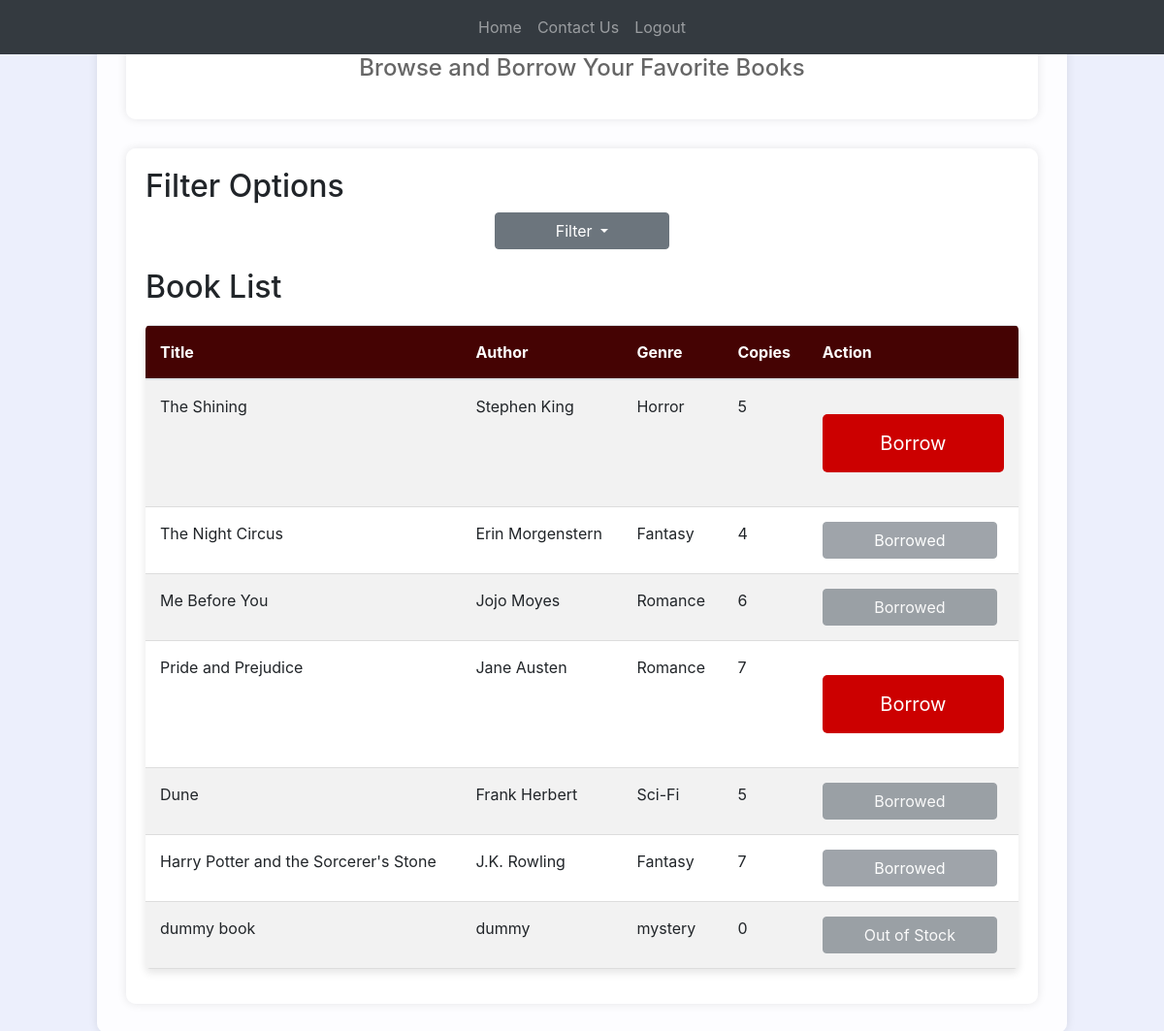
Page /book-list (signed in) on the committed database.
### website/models.py (models this page shows)
class Book(db.Model):
    id = db.Column(db.Integer, primary_key=True)  # a reference ID
    name = db.Column(db.String(150), nullable=False)  # a title
    author = db.Column(db.String(150), nullable=False)  # an author
    genre = db.Column(db.String(50), nullable=True)  # genre (optional)
    copies = db.Column(db.Integer, nullable=False)  # number of total copies
    remaining_copies = db.Column(db.Integer, nullable=False)  # number of remaining copies
    content_link = db.Column(db.String(500), nullable=True)  # link to access the book (optional)
    borrowed_books = db.relationship('BorrowedBook', backref='book')# relationship to track borrow records for this book

### website/views.py (the view)
@views.route('/book-list', methods=['GET', 'POST'])
@login_required
def book_list():
    selected_author = request.args.get('author')
    selected_genre = request.args.get('genre')
    if selected_author:
        books = Book.query.filter_by(author=selected_author).all()
    elif selected_genre:
        books = Book.query.filter_by(genre=selected_genre).all()
    else:
        books = Book.query.all()
    genres = db.session.query(Book.genre).distinct().all()
    authors = db.session.query(Book.author).distinct().all()
    borrowed_book_ids = [borrow.book_id for borrow in current_user.borrowed_books]
    return render_template('book_list.html', books=books, borrowed_book_ids=borrowed_book_ids,
                           genres=genres, authors=authors, selected_genre=selected_genre,
                           selected_author=selected_author)

### website/templates/book_list.html (shortened to what this page needs)
{% extends "base2.html" %}
{% block content %}
<div class="content-wrapper">
    <header>
        <div class="content-wrapper">
            <h1>Available Books</h1>
            <h2>Browse and Borrow Your Favorite Books</h2>
            <link rel="stylesheet" href="{{ url_for('static', filename='css/style.css') }}">
            <link rel="stylesheet" href="styles.css">
        </div>
    </header>
    <main class="book-section">
        <h2>Filter Options</h2>
        <div class="filter-section">
            <div id="filter-section">
                <button class="btn btn-secondary dropdown-toggle" type="button" id="filterDropdown" data-toggle="dropdown" aria-haspopup="true" aria-expanded="false">
                    Filter
                </button>
            </div>
        </div>
<h2>Book List</h2>
<table class="table table-striped">
    <thead>
        <tr>
            <th>Title</th>
            <th>Author</th>
            <th>Genre</th>
            <th>Copies</th>
            <th>Action</th>
        </tr>
    </thead>
    <tbody>
        {% for row in books %}
        <tr>
            <td>{{ row.name }}</td>
            <td>{{ row.author }}</td>
            <td>{{ row.genre }}</td>
            <td>{{ row.remaining_copies }}</td>
            <td>
                {% if current_user.is_admin %}
                <a href="/edit-book/{{ row.id }}">
                    <button class="btn btn-warning edit-button">
                        <i class="fas fa-cog"></i> Edit
                    </button>
                </a>
                <form action="{{ url_for('views.delete_book', book_id=row.id) }}" method="POST" style="display: inline;">
                    <button class="button" onclick="deleteBook(event, {{ row.id }})">
                        <div class="trash">
                            <div class="top">
                                <div class="paper"></div>
                            </div>
                            <div class="box"></div>
                            <div class="check">
                                <svg viewBox="0 0 8 6">
                                    <polyline points="1 3.4 2.71428571 5 7 1"></polyline>
                                </svg>
                            </div>
                        </div>
                        <span>Delete</span>
                    </button>
                </form>
                {% else %}
                {% if row.remaining_copies <= 0 %}
                <button class="btn btn-secondary" disabled>Out of Stock</button>
                {% elif row.id in borrowed_book_ids %}
                <button class="btn btn-secondary" disabled>Borrowed</button>
                {% else %}
                <form action="{{ url_for('views.borrow_book', book_id=row.id) }}" method="POST" style="display: inline;">
                    <button type="submit" class="btn btn-primary">Borrow</button>
                </form>
                {% endif %}
                {% endif %}
            </td>
        </tr>
        {% endfor %}
    </tbody>
</table>
</main>
</div>
{% endblock %}

### website/static/available_books.css (style rules this page uses)
body { background: url('L.jpg') center; background-size: cover; margin: 0; }
.content-wrapper { margin: 70px auto 0; padding: 30px; max-width: 1000px; background: rgba(255, 255, 255, 0.9); border-radius: 10px; box-shadow: 0 0 10px rgba(0, 0, 0, 0.1); }
header { text-align: center; margin-bottom: 30px; }
header h1 { font-size: 36px; color: #333; }
header h2 { font-size: 24px; color: #666; }
.book-section { margin-top: 20px; padding: 20px; border-radius: 10px; background: rgba(255, 255, 255, 0.9); box-shadow: 0 0 10px rgba(0, 0, 0, 0.1); }
.table { margin-top: 20px; border-collapse: collapse; width: 100%; background: white; border-radius: 5px; overflow: hidden; box-shadow: 0 4px 8px rgba(0, 0, 0, 0.1); }
.table thead { background: #450303; color: white; }
.table th, .table td { padding: 15px; text-align: left; border-bottom: 1px solid #ddd; }
.filter-section { margin-bottom: 20px; text-align: center; }

### website/static/styles.css (style rules this page uses)
body { height: 100vh; margin: 0; }
.btn-primary { display: block; width: 100%; margin: 20px auto; padding: 15px; background-color: #cc0000; color: white; border: none; border-radius: 5px; font-size: 20px; cursor: pointer; }

### website/static/css/style.css (style rules this page uses)
html { box-sizing: border-box; -webkit-font-smoothing: antialiased; }
* { box-sizing: inherit; }
*:before, *:after { box-sizing: inherit; }
body { min-height: 100vh; display: flex; font-family: 'Inter', Arial; justify-content: center; align-items: center; background: #eceffc; }

### website/templates/base2.html (style rules this page uses)
body { padding-top: 70px; }
.btn-secondary { background-color: grey; color: white; cursor: not-allowed; border: none; padding: 8px 16px; text-align: center; font-size: 14px; }
button { font-family: inherit; font-size: 20px; background: royalblue; color: white; padding: 0.9em 1.5em; border: none; border-radius: 16px; overflow: hidden; transition: all 0.2s; cursor: pointer; position: relative; width: 180px; }

### rows in the picture
Book: name "The Shining", author "Stephen King", genre "Horror", remaining_copies "5"
Book: name "The Night Circus", author "Erin Morgenstern", genre "Fantasy", remaining_copies "4", shows "Borrowed"
Book: name "Me Before You", author "Jojo Moyes", genre "Romance", remaining_copies "6", shows "Borrowed"
Book: name "Pride and Prejudice", author "Jane Austen", genre "Romance", remaining_copies "7"
Book: name "Dune", author "Frank Herbert", genre "Sci-Fi", remaining_copies "5", shows "Borrowed"
Book: name "Harry Potter and the Sorcerer's Stone", author "J.K. Rowling", genre "Fantasy", remaining_copies "7", shows "Borrowed"
Book: name "dummy book", author "dummy", genre "mystery", remaining_copies "0", shows "Out of Stock"
